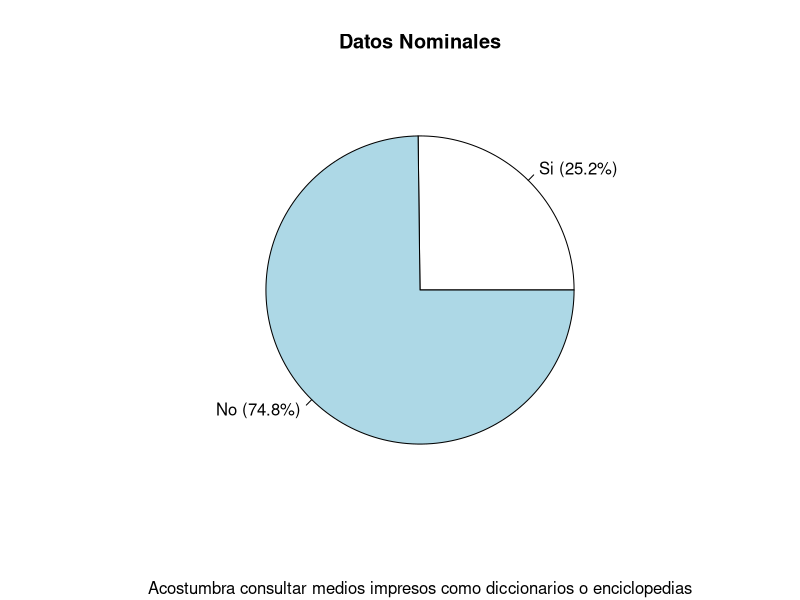
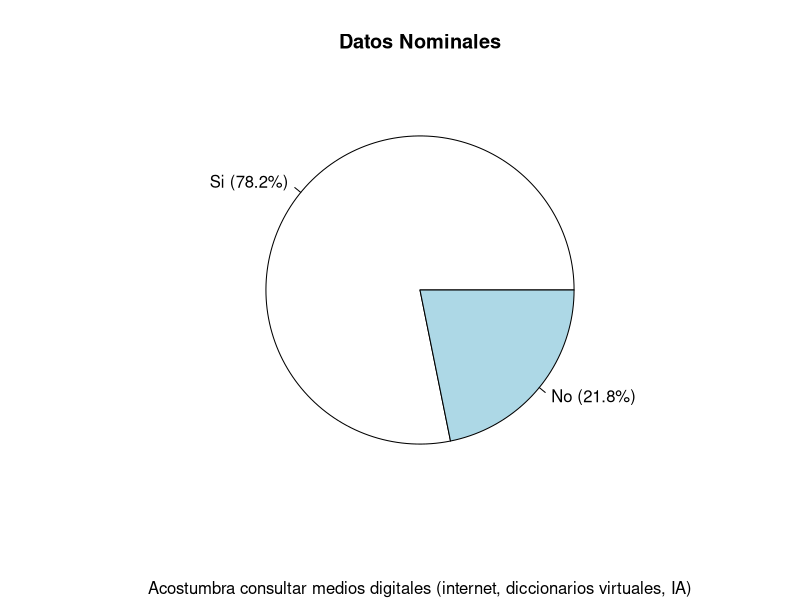
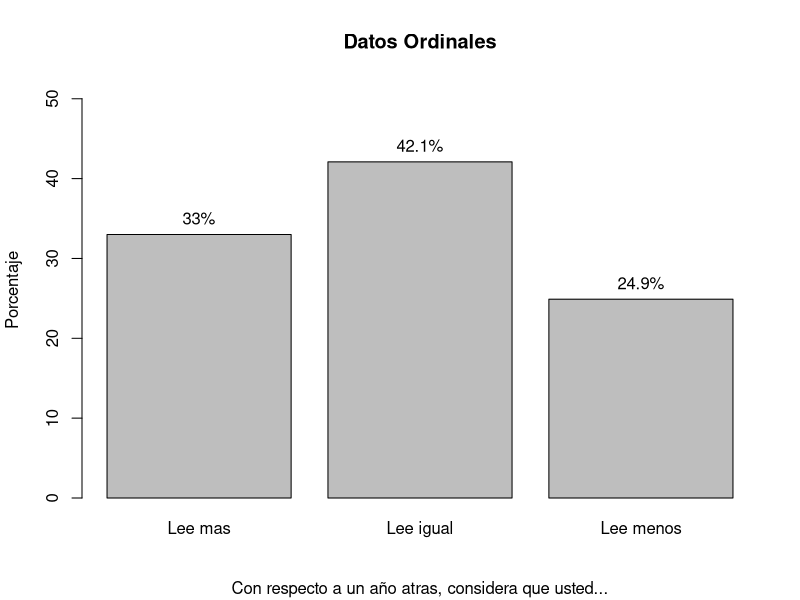

Source code (R) for these figures, in order:
## ---- chunk 1
datos = read.csv("MOLEC_2025_limpia.csv")
vars = c("m_p34_1", "m_p34_2", "m_p35")
## ---- chunk 2
cat("Se analizan las siguientes variables: m_p34_1, m_p34_2, m_p35\n",
    
  "Ambas se responden Booleano Si/No\n son variables Nominales",
  "m_p34_1 - acustumbra consultar medios impresos como diccionarios o enciclopedias?\n",
  "m_p34_2 - acostumbra consultar medios digitales como diccionarios virtuales, paginas de internet (Google, Wikipedia) o inteligencia artificial?\n",
    
  "Se responde 1 = lee mas, 2 = lee igual, 3 = lee meno\n")
  
## ---- chunk 3
frec <- table(datos$m_p34_1)
names(frec) <- c("Si", "No")
pie(frec,
    labels = paste0(names(frec), " (", round(100 * prop.table(frec), 1), "%)"),
    main = "Datos Nominales",
    sub = "Acostumbra consultar medios impresos como diccionarios o enciclopedias")
## ---- chunk 4
frec2 <- table(datos$m_p34_2)
names(frec2) <- c("Si", "No")
pie(frec2,
    labels = paste0(names(frec2), " (", round(100 * prop.table(frec2), 1), "%)"),
    main = "Datos Nominales",
    sub = "Acostumbra consultar medios digitales (internet, diccionarios virtuales, IA)")
## ---- chunk 5
frec3 <- table(datos$m_p35)
names(frec3) <- c("Lee mas", "Lee igual", "Lee menos")
pct3 <- round(100 * prop.table(frec3), 1)
bp <- barplot(pct3,
              main = "Datos Ordinales",
              sub = "Con respecto a un año atras, considera que usted...",
              ylab = "Porcentaje",
              ylim = c(0, max(pct3) + 10))
text(bp, pct3, labels = paste0(pct3, "%"), pos = 3)
